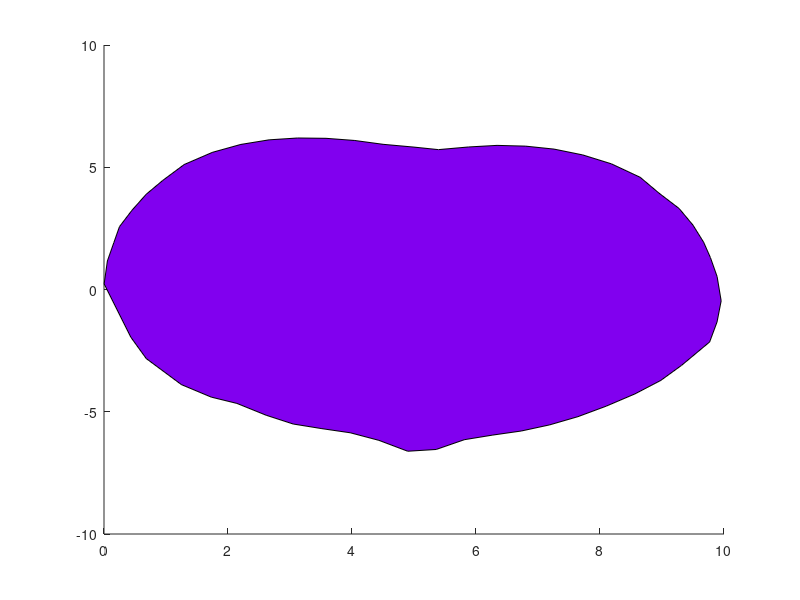

MATLAB code to generate this figure: (Note: this script raises an error after producing the figure.)
%% script_1
%
%   This script produces the main body of the peach.
%

%read in data
data = csvread('data/peach.csv');
%plot data
p = patch(data(:,1), data(:,2), [0.506 0.0 0.937]);
p.LineWidth = 2;

%% SOLUTION: Breakout 1

%read in data
% data = csvread('data/peach.csv');
%plot data
% p = patch(data(:,1), data(:,2), [0.506, 0.0, 0.937]); % per reviewer comments
% p.LineWidth = 2;